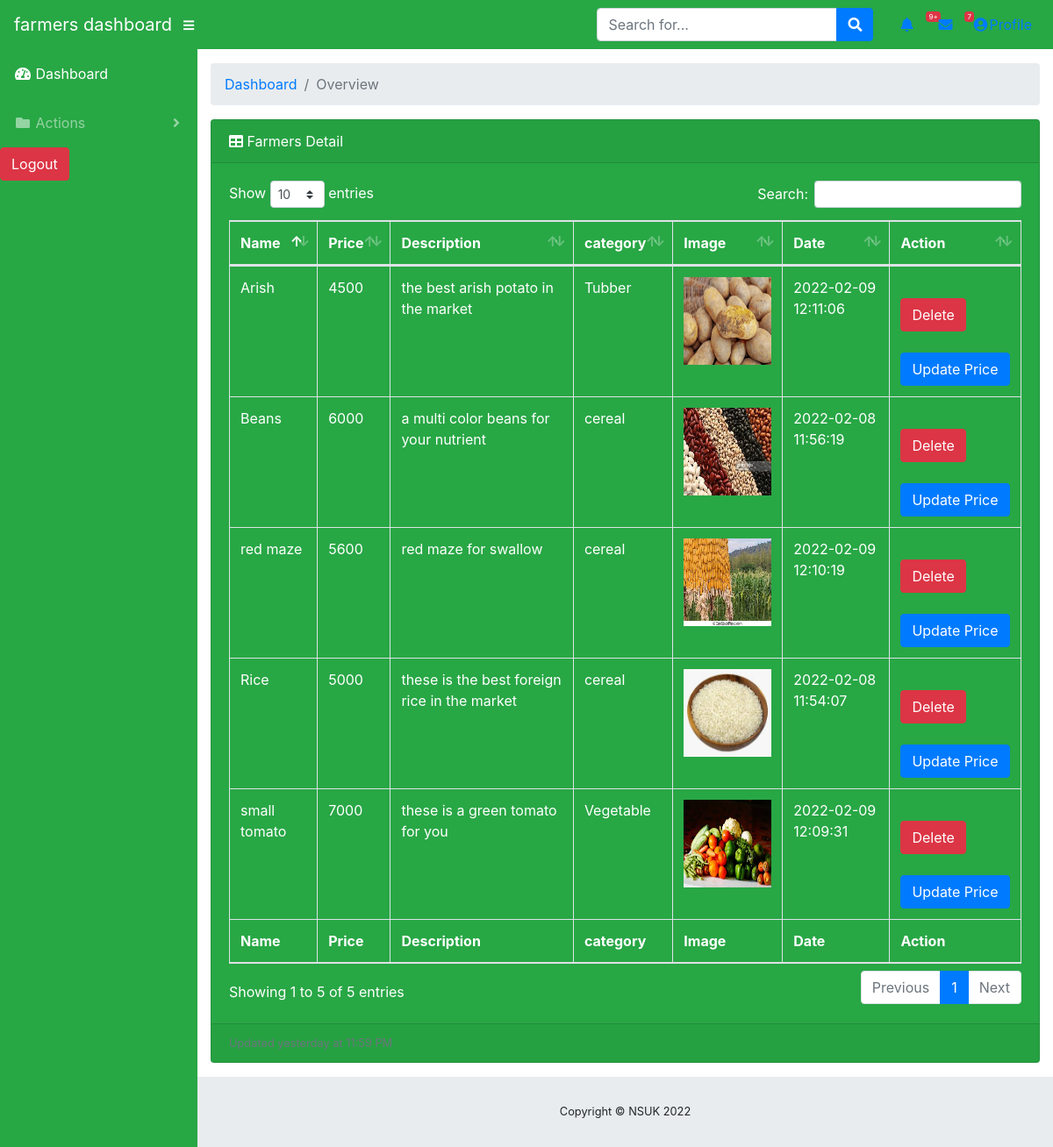
/farmer/view.php (signed in), run on the app's committed database.
### tables this page shows
CREATE TABLE `product` (
  `id` int(10) NOT NULL,
  `product_name` varchar(100) NOT NULL,
  `product_price` int(100) NOT NULL,
  `product_description` varchar(255) NOT NULL,
  `product_category` varchar(100) NOT NULL,
  `product_owner` varchar(200) NOT NULL,
  `product_image` varchar(200) NOT NULL,
  `date` timestamp NOT NULL DEFAULT current_timestamp()
);

### farmer/view.php (the view, shortened to what this page needs)
<?php
include("../conn.php");
?>
<!DOCTYPE html>
<html lang="en">
<head>
  <link href="vendor/fontawesome-free/css/all.min.css" rel="stylesheet" type="text/css">
  <link href="vendor/datatables/dataTables.bootstrap4.css" rel="stylesheet">
  <link href="css/sb-admin.css" rel="stylesheet">
</head>
<body id="page-top">
 <?php
 include("nav.php");
 ?>
  <div id="wrapper">
    <?php
    include("sidenav.php");
    ?>
    <div id="content-wrapper">
      <div class="container-fluid">
        <ol class="breadcrumb">
          <li class="breadcrumb-item">
            <a href="#">Dashboard</a>
          </li>
          <li class="breadcrumb-item active">Overview</li>
        </ol>
        <div class="card mb-3 bg-success text-white">
          <div class="card-header">
            <i class="fas fa-table"></i>
            Farmers Detail</div>
          <div class="card-body">
            <div class="table-responsive">
              <table class="table table-bordered" id="dataTable" width="100%" cellspacing="0">
                <thead>
                  <tr>
                    <th>Name</th>
                    <th>Price</th>
                    <th>Description</th>
                    <th>category</th>
                    <th>Image</th>
                    <th>Date</th>
                    <th>Action</th>
                  </tr>
                </thead>
                <tfoot>
                  <tr>
                    <th>Name</th>
                    <th>Price</th>
                    <th>Description</th>
                    <th>category</th>
                    <th>Image</th>
                    <th>Date</th>
                    <th>Action</th>
                  </tr>
                </tfoot>
                <tbody>
                <?php
                  $user = $_SESSION['email'];
                  $sql = "SELECT * FROM product WHERE product_owner='$user'";
                  $query = mysqli_query($conn, $sql);
                  while ($row = mysqli_fetch_assoc($query)) { ?>
                  <tr>
                    <td><?php echo $row['product_name']; ?></td>
                    <td><?php echo $row['product_price']; ?></td>
                    <td><?php echo $row['product_description']; ?></td>
                    <td><?php echo $row['product_category']; ?></td>
                    <td><img src="../images/<?php echo $row['product_image']; ?>" height="100" width="100" alt=""></td>
                    <td><?php echo $row['date']; ?></td>
                    <td>
                    <a href="delete.php?id=<?php echo $row['id'] ?>"><button class="btn btn-danger mt-4">Delete</button></a>
                    <a href="update.php?id=<?php echo $row['id'] ?>"><button class="btn btn-primary mt-4">Update Price</button></a>
                    </td>
                  </tr>
                  <?php } ?>
                </tbody>
              </table>
            </div>
          </div>
          <div class="card-footer small text-muted">Updated yesterday at 11:59 PM</div>
        </div>
      </div>
      <footer class="sticky-footer">
        <div class="container my-auto">
          <div class="copyright text-center my-auto">
            <span>Copyright © NSUK 2022</span>
          </div>
        </div>
      </footer>
    </div>
  </div>
</body>
</html>

### data on the page
product: product_name "Rice", product_price "5000", product_description "these is the best foreign rice in the market", product_category "cereal", product_image (picture), date "2022-02-08 11:54:07"
product: product_name "Beans", product_price "6000", product_description "a multi color beans for your nutrient", product_category "cereal", product_image (picture), date "2022-02-08 11:56:19"
product: product_name "small tomato", product_price "7000", product_description "these is a green tomato for you", product_category "Vegetable", product_image (picture), date "2022-02-09 12:09:31"
product: product_name "red maze", product_price "5600", product_description "red maze for swallow", product_category "cereal", product_image (picture), date "2022-02-09 12:10:19"
product: product_name "Arish", product_price "4500", product_description "the best arish potato in the market", product_category "Tubber", product_image (picture), date "2022-02-09 12:11:06"
